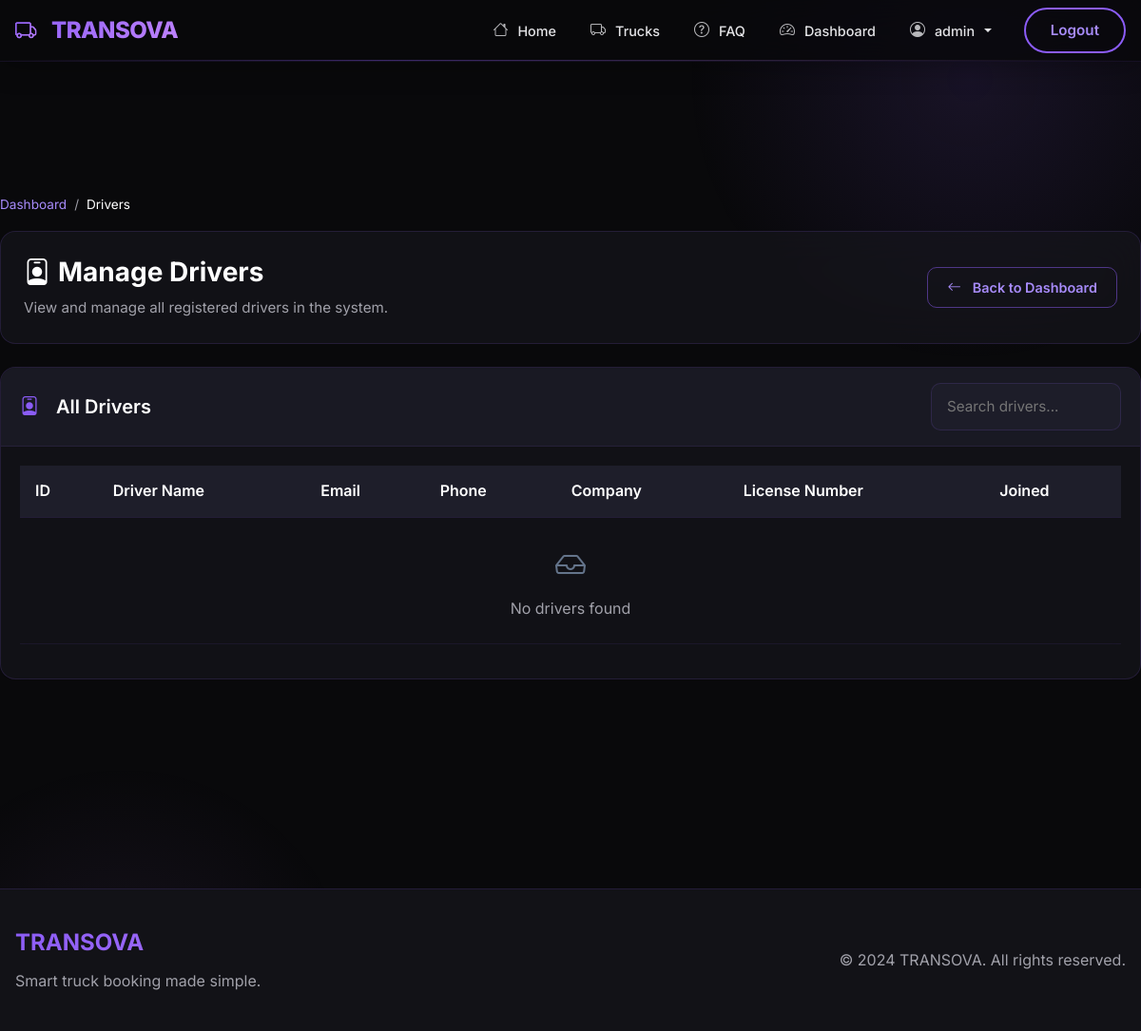
Page /bookings/admin/drivers/ (signed in) on the earlier database version.
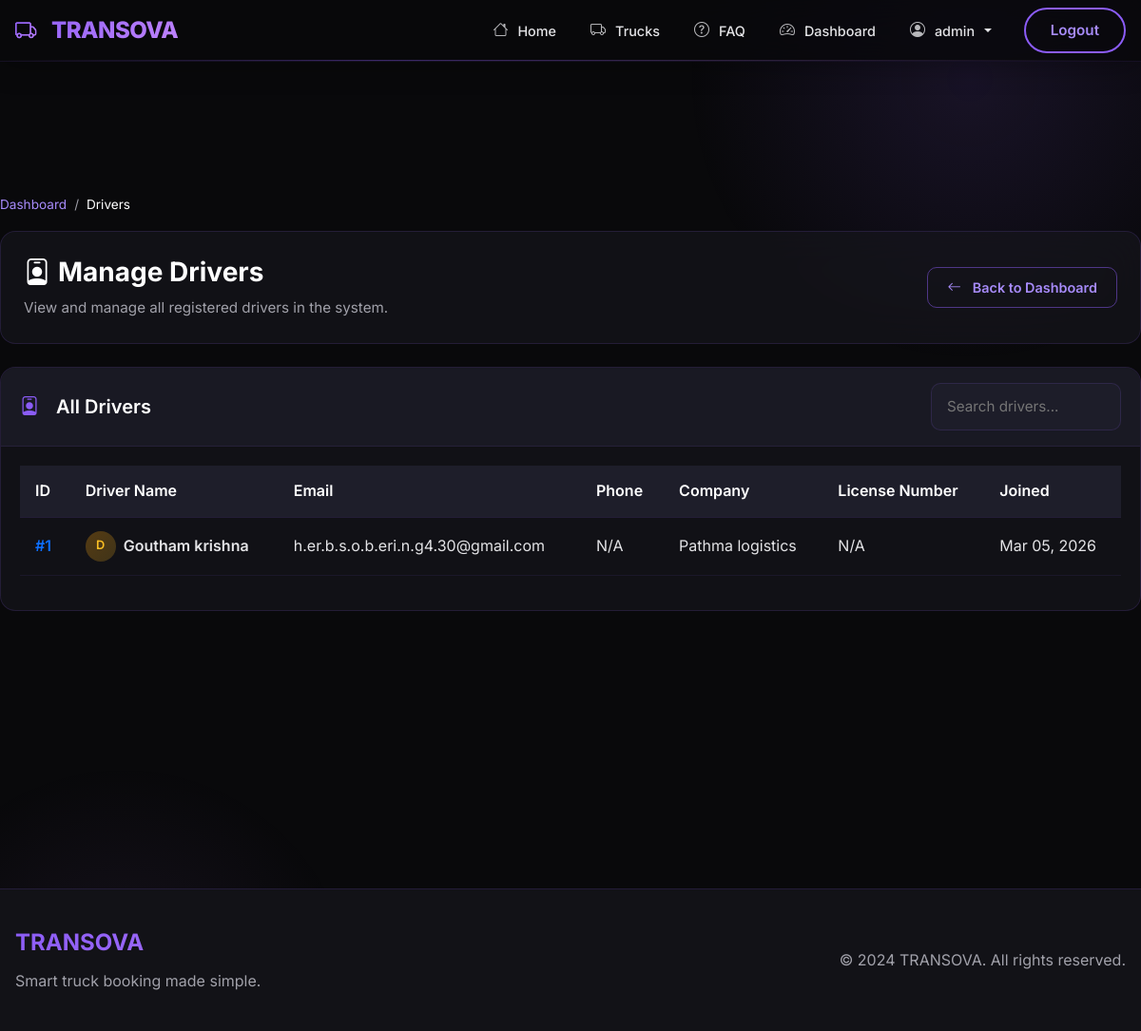
Same page on the later database version.
### fleet/models.py (models this page shows, shortened)
class Driver(models.Model):
    user = models.OneToOneField(
        settings.AUTH_USER_MODEL,
        on_delete=models.CASCADE,
        related_name="driver_profile",
        null=True,
        blank=True,
        db_index=True  # Index for user lookup
    )
    company = models.ForeignKey(
        Company,
        on_delete=models.CASCADE,
        related_name="drivers",
        db_index=True  # Index for company-specific queries
    )
    license_number = models.CharField(max_length=50, blank=True)
    license_expiry = models.DateField(null=True, blank=True)
    phone = models.CharField(max_length=20, blank=True)
    address = models.TextField(blank=True)
    date_of_birth = models.DateField(null=True, blank=True)
    profile_picture = models.ImageField(upload_to='driver_photos/', blank=True, null=True)
    experience_years = models.IntegerField(default=0)
    is_available = models.BooleanField(default=True, db_index=True)
    assigned_truck = models.ForeignKey(
        'Truck',
        on_delete=models.SET_NULL,
        null=True,
        blank=True,
        related_name="assigned_drivers"
    )
    created_at = models.DateTimeField(auto_now_add=True, null=True, blank=True)
    updated_at = models.DateTimeField(auto_now=True, null=True, blank=True)
    class Meta:
        ordering = ['-created_at']

class Company(models.Model):
    user = models.OneToOneField(
        settings.AUTH_USER_MODEL,
        on_delete=models.CASCADE,
        related_name="company_profile"
    )
    company_name = models.CharField(max_length=255)
    trade_license = models.CharField(max_length=100, blank=True)
    phone = models.CharField(max_length=20, blank=True)
    address = models.TextField(blank=True)
    logo = models.ImageField(upload_to='company_logos/', blank=True, null=True)
    description = models.TextField(blank=True)
    website = models.URLField(blank=True)
    contact_person = models.CharField(max_length=100, blank=True)
    is_approved = models.BooleanField(default=False, db_index=True)
    created_at = models.DateTimeField(auto_now_add=True, null=True, blank=True)
    updated_at = models.DateTimeField(auto_now=True, null=True, blank=True)
    class Meta:
        ordering = ['-created_at']
        verbose_name_plural = "Companies"

### accounts/models.py (models this page shows, shortened)
class User(AbstractUser):
    ROLE_ADMIN = "ADMIN"
    ROLE_COMPANY = "COMPANY"
    ROLE_CUSTOMER = "CUSTOMER"
    ROLE_DRIVER = "DRIVER"
    ROLE_CHOICES = (
        (ROLE_ADMIN, "Admin"),
        (ROLE_COMPANY, "Company"),
        (ROLE_CUSTOMER, "Customer"),
        (ROLE_DRIVER, "Driver"),
    )
    role = models.CharField(
        max_length=20,
        choices=ROLE_CHOICES,
        default=ROLE_CUSTOMER
    )
    phone = models.CharField(max_length=20, blank=True)
    address = models.TextField(blank=True)
    profile_picture = models.ImageField(upload_to='profile_pics/', blank=True, null=True)
    date_of_birth = models.DateField(null=True, blank=True)
    gender = models.CharField(max_length=10, choices=[
        ('male', 'Male'),
        ('female', 'Female'),
        ('other', 'Other'),
    ], blank=True)
    groups = models.ManyToManyField(
        'auth.Group',
        verbose_name='groups',
        blank=True,
        help_text='The groups this user belongs to.',
        related_name='custom_user_set',
        related_query_name='user',
    )
    user_permissions = models.ManyToManyField(
        'auth.Permission',
        verbose_name='user permissions',
        blank=True,
        help_text='Specific permissions for this user.',
        related_name='custom_user_set',
        related_query_name='user',
    )

### bookings/views.py (the view)
# urls.py: path("admin/drivers/", admin_drivers, name="admin_drivers"),
@login_required(login_url='/login/')
def admin_drivers(request):
    if not (request.user.is_staff or request.user.is_superuser or request.user.role == 'ADMIN'):
        messages.error(request, "You are not authorized to view this page.")
        return redirect('login')
    drivers = Driver.objects.all().select_related('user', 'company')
    return render(request, "bookings/admin_drivers.html", {"drivers": drivers})

### bookings/context_processors.py (called while the page is built)
def pending_companies_count(request):
    try:
        if request.user.is_authenticated and (request.user.is_staff or request.user.is_superuser or request.user.role == 'ADMIN'):
            return {'pending_companies': Company.objects.filter(is_approved=False).count()}
    except:
        pass
    return {'pending_companies': 0}

### bookings/templates/bookings/admin_drivers.html (shortened to what this page needs)
{% extends "bookings/admin_base.html" %}
{% block admin_content %}
<nav class="admin-breadcrumb">
    <a href="{% url 'admin_dashboard' %}">Dashboard</a>
    <span class="separator">/</span>
    <span class="current">Drivers</span>
</nav>
<div class="admin-page-header">
    <div class="row align-items-center">
        <div class="col-md-8">
            <h1 class="admin-page-title">
                <i class="bi bi-person-badge me-2"></i>Manage Drivers
            </h1>
            <p class="admin-page-subtitle">View and manage all registered drivers in the system.</p>
        </div>
        <div class="col-md-4 text-md-end">
            <a href="{% url 'admin_dashboard' %}" class="btn btn-admin btn-admin-outline">
                <i class="bi bi-arrow-left me-1"></i> Back to Dashboard
            </a>
        </div>
    </div>
</div>
<div class="row">
    <div class="col-md-12">
        <div class="admin-card">
            <div class="card-header d-flex justify-content-between align-items-center flex-wrap gap-2">
                <h5><i class="bi bi-person-badge me-2"></i>All Drivers</h5>
                <input type="text" class="form-admin" placeholder="Search drivers..." id="driverSearch" style="width: 200px;">
            </div>
            <div class="card-body table-responsive">
                <table class="table admin-table" id="driversTable">
                    <thead>
                        <tr>
                            <th>ID</th>
                            <th>Driver Name</th>
                            <th>Email</th>
                            <th>Phone</th>
                            <th>Company</th>
                            <th>License Number</th>
                            <th>Joined</th>
                        </tr>
                    </thead>
                    <tbody>
                        {% for driver in drivers %}
                        <tr>
                            <td>
                                <span class="text-primary fw-semibold">#{{ driver.id }}</span>
                            </td>
                            <td>
                                <div class="d-flex align-items-center gap-2">
                                    <div class="user-avatar" style="width: 32px; height: 32px; border-radius: 50%; background: linear-gradient(135deg, rgba(245, 158, 11, 0.3), rgba(251, 191, 36, 0.2)); display: flex; align-items: center; justify-content: center; color: #fbbf24; font-weight: 600; font-size: 0.8rem;">
                                        {{ driver.user.username|make_list|first|upper }}
                                    </div>
                                    <span class="fw-semibold">{{ driver.user.get_full_name|default:driver.user.username }}</span>
                                </div>
                            </td>
                            <td>{{ driver.user.email }}</td>
                            <td>{{ driver.phone|default:"N/A" }}</td>
                            <td>{{ driver.company.company_name|default:"N/A" }}</td>
                            <td>{{ driver.license_number|default:"N/A" }}</td>
                            <td>{{ driver.created_at|date:"M d, Y"|default:"N/A" }}</td>
                        </tr>
                        {% empty %}
                        <tr>
                            <td colspan="7" class="text-center py-4">
                                <i class="bi bi-inbox d-block mb-2" style="font-size: 2rem; color: #64748b;"></i>
                                <span class="text-muted">No drivers found</span>
                            </td>
                        </tr>
                        {% endfor %}
                    </tbody>
                </table>
            </div>
        </div>
    </div>
</div>
{% endblock %}

Differences in the rows shown:
added Driver: id "1", user.username|make_list "D", user.get_full_name "Goutham krishna", user.email "h.er.b.s.o.b.eri.n.g4.30@gmail.com", phone "N/A", company.company_name "Pathma logistics", license_number "N/A", created_at "Mar 05, 2026"
Other differences:
text no longer shown: "No drivers found"
